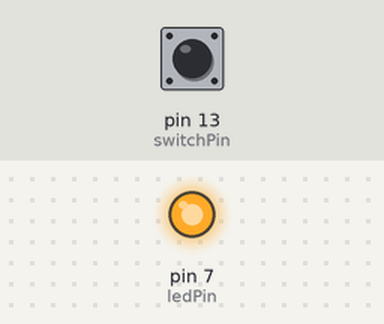
The sketch below on a simulated Arduino Uno, built with avr-gcc and run on an emulated ATmega328P. Parts: output pins drawn as LEDs (lit = HIGH). Inputs (shaded band) come from the test bench; at power-on: pin 13 (switchPin) HIGH.

Above: at 1.2 s.
1.3 s: pin 13 (switchPin) pulled LOW for 0.15 s
At 2.6 s:
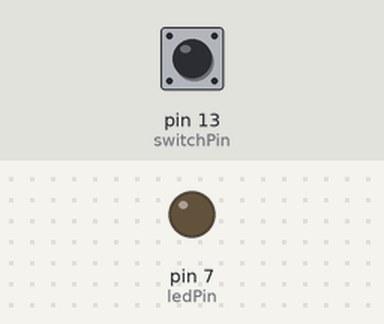
2.9 s: pin 13 (switchPin) pulled LOW for 1 s
At 5.1 s:
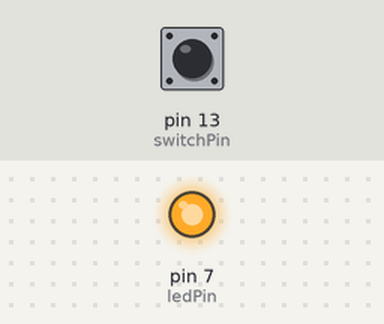
5.4 s: pin 13 (switchPin) pulled LOW for 3.2 s
At 10.0 s:
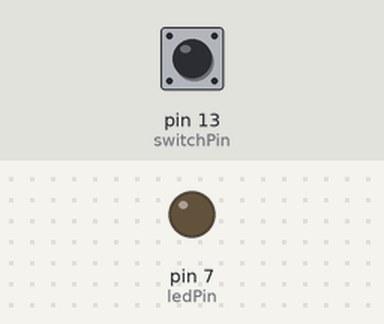
Timing chart, 0 to 11.5 s (numbered marks = the images above; inputs shaded):
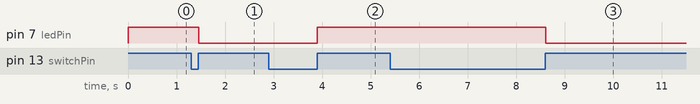

The sketch:

Star_Board.ino
```cpp
//Cygnus
int switchPin = 13;
int ledPin = 7;
boolean lastButton = LOW;
boolean ledOn = false;
boolean currentButton = LOW;

boolean debounce(boolean last){

    boolean current = digitalRead(switchPin);
    if (last != current){
      delay(5);
      current = digitalRead(switchPin);
    }
    return current;
  }
void setup(){
  pinMode(switchPin, INPUT);
  pinMode(ledPin, OUTPUT);


}
void loop(){
currentButton = debounce(lastButton);
  if (lastButton == LOW && currentButton == HIGH){
    ledOn = !ledOn;

  }

    lastButton = currentButton;

  digitalWrite(ledPin, ledOn);

}
```

Measured:
- after the input at 1.3 s, pin 7 (ledPin): HIGH → LOW after 0.16 s
- after the input at 2.9 s, pin 7 (ledPin): LOW → HIGH after 1.0 s
- after the input at 5.4 s, pin 7 (ledPin): HIGH → LOW after 3.2 s
